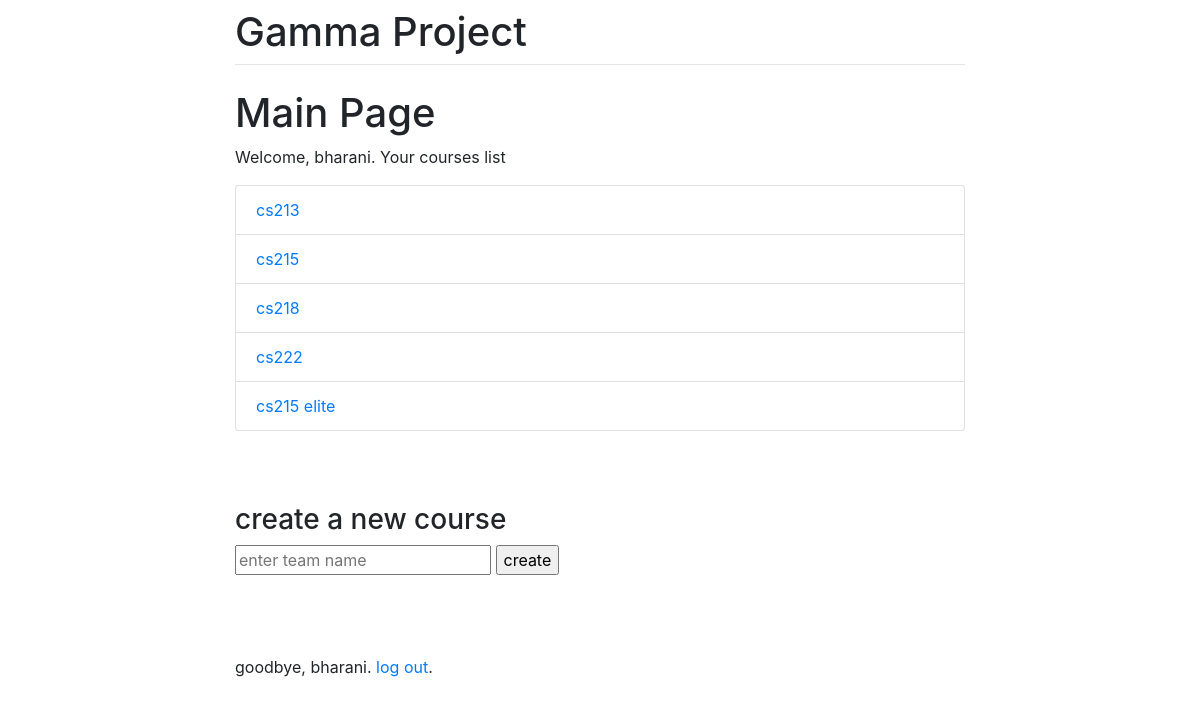
The app's page /blog/ (signed in), older data.
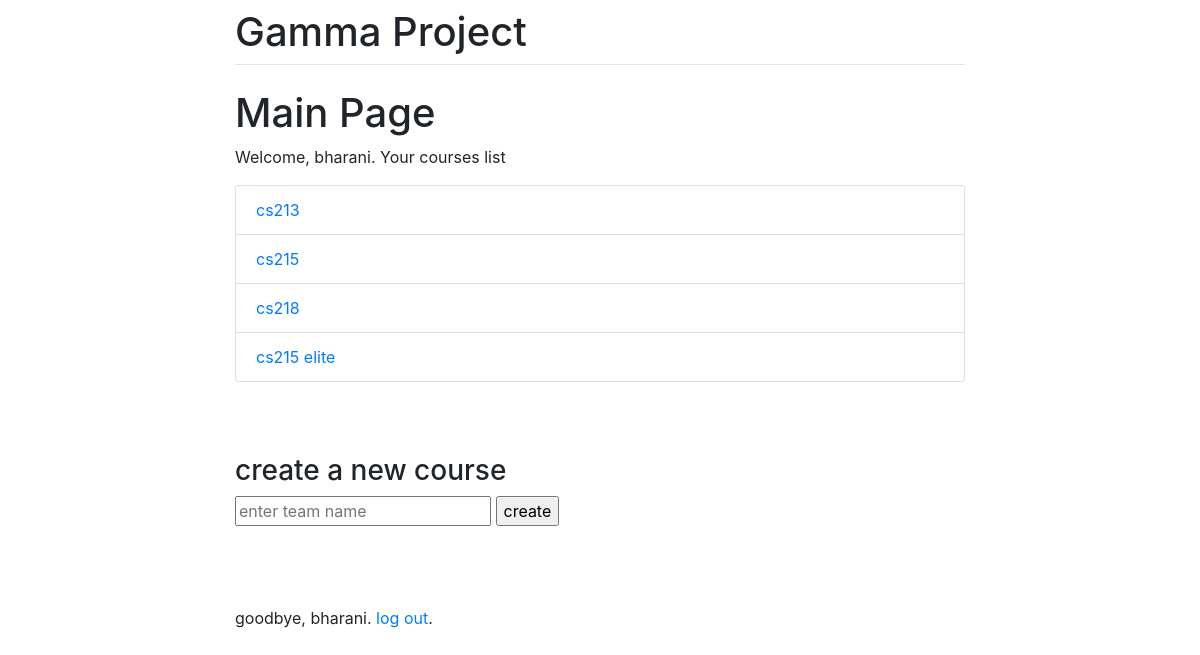
The same page, newer data.
### bogs/models.py (models this page shows)
class Group(models.Model):
    name = models.CharField(max_length=128,primary_key=True)
    members = models.ManyToManyField(Person, through='Membership')
    messages = models.ManyToManyField(MessageForm,through='Messageship')
    prof = models.CharField(max_length=128)
    def __str__(self):
        return self.name

### bogs/views.py (the view, shortened to what this page needs)
# urls.py: path('', views.home, name='blank'),
def home(request):
    if not request.user.is_authenticated:
        return redirect('/login')
    msg=""
    a=Group.objects.filter(prof=request.user)
    print(a)
    return render(request,'home.html',{'courses':a,'msg':msg})

### Templates/home.html (shortened to what this page needs)
{% extends 'base.html' %}
{% load crispy_forms_tags %}
{% block content %}
<h1>Main Page</h1>
<p>Welcome, {{ user.username }}. Your courses list</p>
<div class="list-group">
{% for athlete in courses %}
    <a href= "{{ athlete }}" class="list-group-item">{{ athlete }}</a>
{% endfor %}
</div>
<br><br><br>
<h3>create a new course</h3>
<form method="post" enctype="multipart/form-data">
	<input type="text" placeholder="enter team name" name="group_name">
	<input type="submit" value="create">
</form>
<br>
<br><br>
<p>goodbye, {{ user.username }}. <a href="/logout"> log out</a>.</p>
{% endblock %}

Row changes from the older to the newer data that the page shows:
removed Group: name "cs222"
